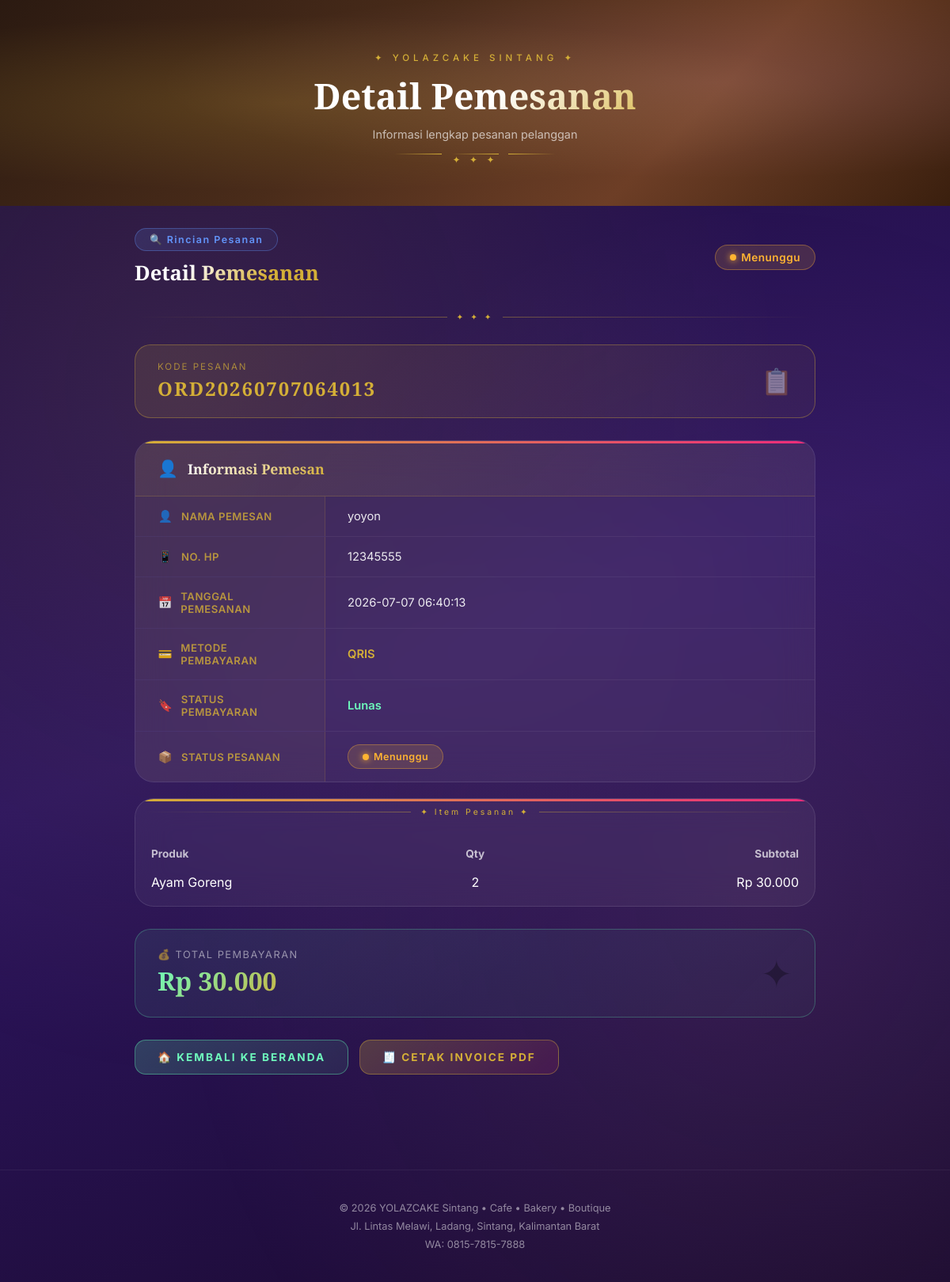
The page /pemesanan/detail_pemesanan.php?id=19 (signed in) on the database as committed earlier.
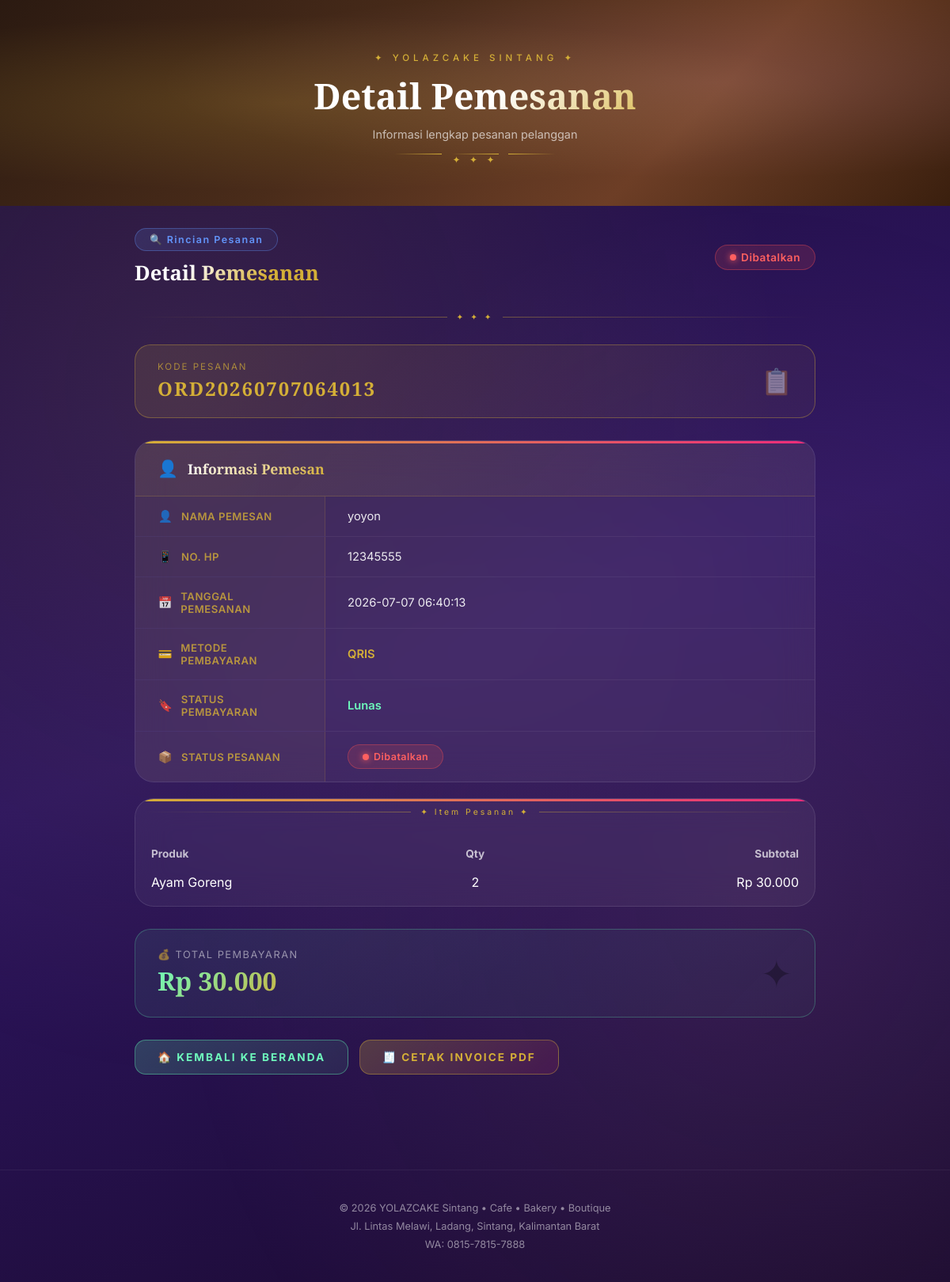
The same page on the database as committed later.
### pemesanan/detail_pemesanan.php (the view, shortened to what the changed rows need)
<?php
include '../config/koneksi.php';
$id_pemesanan = (int)($_GET['id'] ?? 0);
$stmt = $conn->prepare("SELECT * FROM pemesanan WHERE id_pemesanan = ?");
$stmt->bind_param("i", $id_pemesanan);
$stmt->execute();
$data = $stmt->get_result()->fetch_assoc();
$stmtItems = $conn->prepare(
    "SELECT dp.*, p.nama_produk, p.foto
     FROM detail_pemesanan dp
     LEFT JOIN produk p ON p.id_produk = dp.id_produk
     WHERE dp.id_pemesanan = ?"
);
$stmtItems->bind_param("i", $id_pemesanan);
$stmtItems->execute();
$items = $stmtItems->get_result()->fetch_all(MYSQLI_ASSOC);
?>
<!DOCTYPE html>
<html lang="id">
<head>
</head>
<body>
<div class="page-hero" id="pageHero">
  <div class="hero-inner">
    <h1>Detail Pemesanan</h1>
  </div>
</div>
<div class="page-wrapper">
  <div class="top-bar">
    <div>
      <div class="new-badge">🔍 Rincian Pesanan</div>
      <h2 class="section-title" style="margin-top:10px;">Detail Pemesanan</h2>
    </div>
    <?php
    $s = $data['status_pesanan'];
    if($s==='Menunggu')         echo "<span class='status-badge status-menunggu'>Menunggu</span>";
    elseif($s==='Diproses')     echo "<span class='status-badge status-diproses'>Diproses</span>";
    elseif($s==='Siap Diambil') echo "<span class='status-badge status-siap'>Siap Diambil</span>";
    elseif($s==='Selesai')      echo "<span class='status-badge status-selesai'>Selesai</span>";
    else                        echo "<span class='status-badge status-batal'>Dibatalkan</span>";
    ?>
  </div>
  <div class="detail-card">
    <div class="detail-row">
      <div class="detail-val">
        <?php
        if($s==='Menunggu')         echo "<span class='status-badge status-menunggu'>Menunggu</span>";
        elseif($s==='Diproses')     echo "<span class='status-badge status-diproses'>Diproses</span>";
        elseif($s==='Siap Diambil') echo "<span class='status-badge status-siap'>Siap Diambil</span>";
        elseif($s==='Selesai')      echo "<span class='status-badge status-selesai'>Selesai</span>";
        else                        echo "<span class='status-badge status-batal'>Dibatalkan</span>";
        ?>
      </div>
    </div>
  </div>
  <?php if(!empty($items)): ?>
  <div class="detail-card" style="margin-top:20px;padding:10px;">
    <table style="width:100%;border:none;color:#fff;">
      <thead>
        <tr style="border-bottom:1px solid rgba(212,175,55,.3);">
          <th style="text-align:left;padding:8px;font-size:.85em;opacity:.7;width:10px;">Produk</th>
          <th style="text-align:center;padding:8px;font-size:.85em;opacity:.7;width:10px;">Qty</th>
          <th style="text-align:right;padding:8px;font-size:.85em;opacity:.7;width:10px;">Subtotal</th>
        </tr>
      </thead>
    </table>
  </div>
  <?php endif; ?>
</div>
</body>
</html>

Rows that differ between the two databases and show on the page:
changed pemesanan "ORD20260707064013": status_pesanan "Menunggu" → "Dibatalkan" (drawn)
Other text that changed with them:
text no longer shown: "Menunggu Menunggu"
text now shown: "Dibatalkan Dibatalkan"
